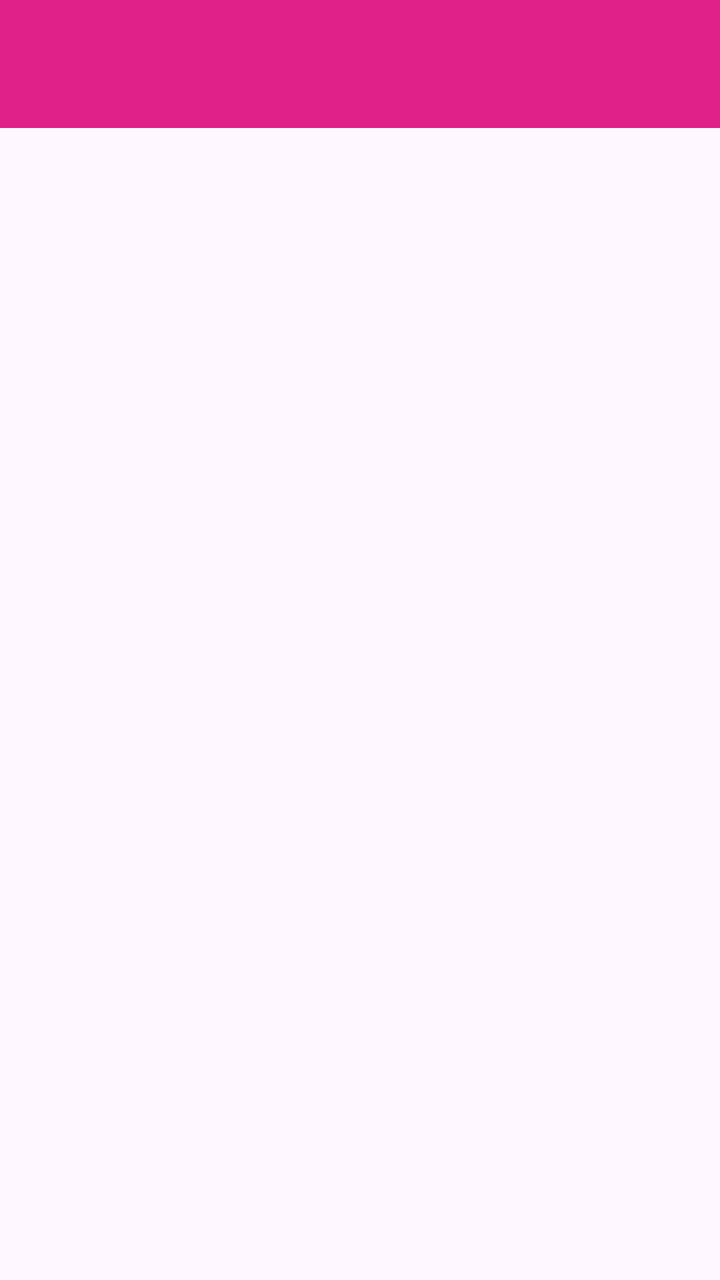
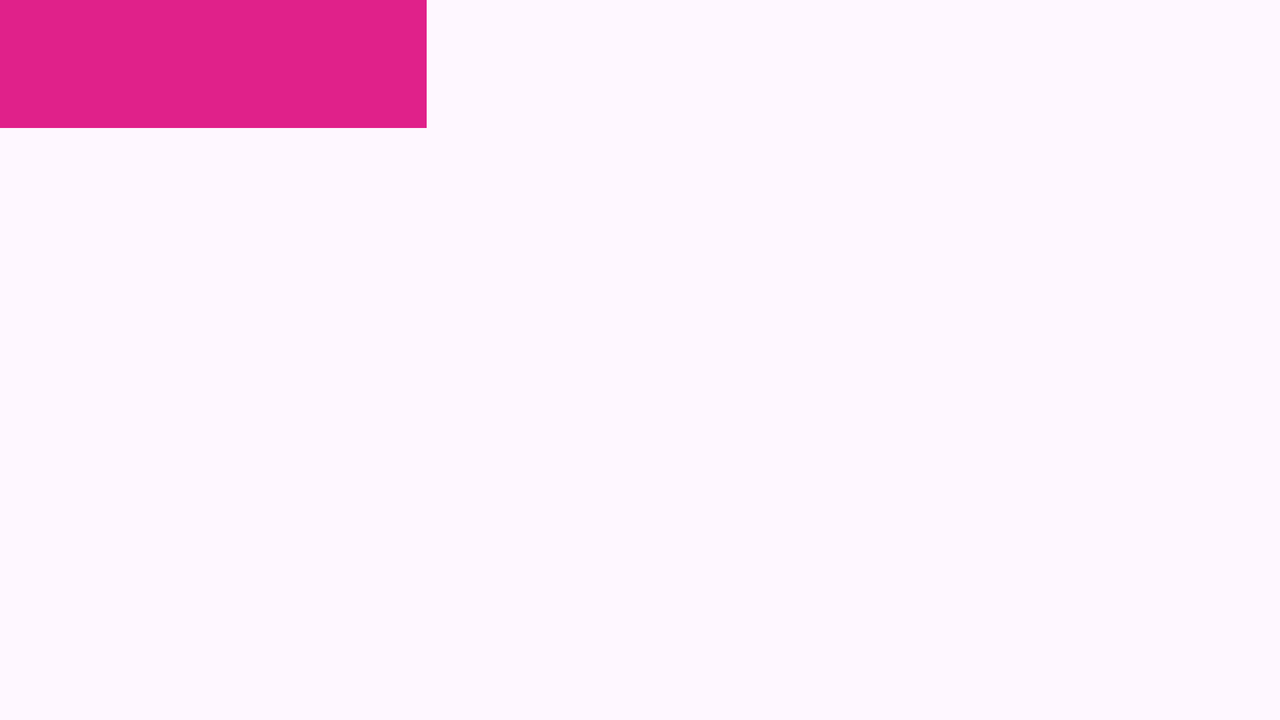

Two renders of one Android screen. The first uses the default layout on a phone; the second uses the alternative layout the repository ships for a different screen configuration, on a matching device. The two XML files are below.
<!-- AndroidManifest.xml: application theme Theme.Exam_macia_first_term -->
<!-- res/layout/activity_main.xml -->
<LinearLayout
    xmlns:android="http://schemas.android.com/apk/res/android"
    android:orientation="vertical"
    android:layout_width="match_parent"
    android:layout_height="match_parent">

    <androidx.appcompat.widget.Toolbar
        android:id="@+id/toolbar"
        android:layout_width="match_parent"
        android:layout_height="wrap_content"
        android:background="@color/barbie_pink"
        android:title="@string/training"
        android:titleTextColor="@android:color/white"
        android:paddingTop="24dp"/>

    <FrameLayout
        android:id="@+id/main"
        android:layout_width="match_parent"
        android:layout_height="match_parent"/>
</LinearLayout>
<!-- resources referenced by this layout -->
<resources>
  <color name="barbie_pink">#E0218A</color>
  <string name="training">Training</string>
  <style name="Theme.Exam_macia_first_term" parent="Base.Theme.Exam_macia_first_term" />
  <style name="Base.Theme.Exam_macia_first_term" parent="Theme.Material3.DayNight.NoActionBar">
          
          
      </style>
</resources>
<!-- res/layout-land/activity_main.xml (the repository's variant of the layout above) -->
<!-- drawn on the phone turned sideways -->
<?xml version="1.0" encoding="utf-8"?>
<LinearLayout
    xmlns:android="http://schemas.android.com/apk/res/android"
    android:orientation="horizontal"
    android:layout_width="match_parent"
    android:layout_height="match_parent"
    android:fitsSystemWindows="true">

    <LinearLayout
        android:layout_width="0dp"
        android:layout_height="match_parent"
        android:layout_weight="1"
        android:orientation="vertical">

        <androidx.appcompat.widget.Toolbar
            android:id="@+id/toolbar"
            android:layout_width="match_parent"
            android:layout_height="wrap_content"
            android:background="@color/barbie_pink"
            android:title="@string/training"
            android:titleTextColor="@android:color/white"
            android:paddingTop="24dp"/>

        <FrameLayout
            android:id="@+id/listContainer"
            android:layout_width="match_parent"
            android:layout_height="0dp"
            android:layout_weight="1"/>
    </LinearLayout>

    <FrameLayout
        android:id="@+id/detailContainer"
        android:layout_width="0dp"
        android:layout_height="match_parent"
    android:layout_weight="2"/>

</LinearLayout>
